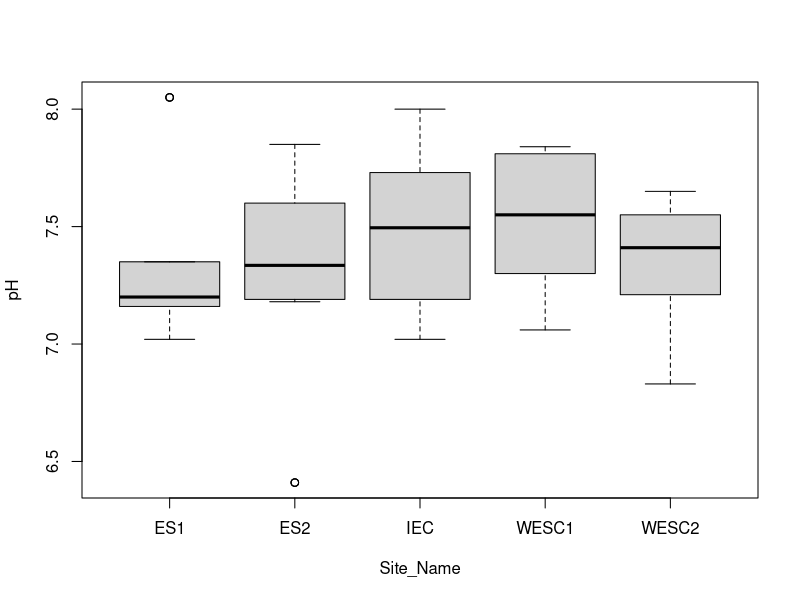

The R script that drew this image: (Note: this script raises an error after producing the figure.)
## ---- chunk 1
#for example:
2 + 2

#hint: in RStudio Cloud, click on the green triangle in the top right corner of this chunk, then look at the console below for the output!
## ---- chunk 2

getwd() #tells you current working directory information

###note that you must tell R to run (either through keyboard shortcuts or by clicking Run) each line of code or nothing will happen!!

## ---- chunk 3

Elwha_data <- read.csv("Elwha_estuary_water_quality_2006-2014.csv",check.names = F) #reading in our .csv
Elwha_data #look at the data frame you created
colnames(Elwha_data)

## ---- chunk 4
###THIS IS A BONUS SECTION--IF YOU DO NOT WANT TO ATTEMPT TO CLEAN THE DATA ON YOUR OWN, SKIP THIS CHUNK!###

colnames(Elwha_data)[colnames(Elwha_data) == "Nitrate + Nitrite concentration"] <- "Nitrate_Nitrite concentration" #rename column to remove +
colnames(Elwha_data)[colnames(Elwha_data) == "% Dissolved oxygen"] <- "Perc Dissolved oxygen" #rename column to remove %

names(Elwha_data) <- gsub(" ", "_", names(Elwha_data)) #replace spaces with underscores

Elwha_data[Elwha_data == "NS"] <- NA #replaces "NS", which stands for "no sample was collected" with NA, the correct syntax for R to recognize a missing value

Elwha_data <- Elwha_data[1:147,] #gets rid of a few extra, empty rows that were hanging around for no reason

Elwha_data$Phosphate_concentration <- as.numeric(Elwha_data$Phosphate_concentration)
Elwha_data$Nitrate_Nitrite_concentration <- as.numeric(Elwha_data$Nitrate_Nitrite_concentration)
Elwha_data$Ammonium_concentration <- as.numeric(Elwha_data$Ammonium_concentration)
Elwha_data$Salinity <- as.numeric(Elwha_data$Salinity)
Elwha_data$Temperature <- as.numeric(Elwha_data$Temperature)
Elwha_data$Turbidity <- as.numeric(Elwha_data$Turbidity)
Elwha_data$Dissolved_oxygen <- as.numeric(Elwha_data$Dissolved_oxygen)
Elwha_data$Perc_Dissolved_oxygen <- as.numeric(Elwha_data$Perc_Dissolved_oxygen)
Elwha_data$pH <- as.numeric(Elwha_data$pH)

## ---- chunk 5
###skip this chunk if you did the bonus section###
Elwha_data <- read.csv("cleaned_data.csv",check.names = T) #reading in our .csv
## ---- chunk 6

Elwha_data$Dam_Condition <- as.factor(Elwha_data$Dam_Condition) #the dollar sign helps us give R an absolute reference, similar to Excel syntax
Elwha_data$Site_Name <- as.factor(Elwha_data$Site_Name)

## ---- chunk 7

str(Elwha_data)

## ---- chunk 8
str(Elwha_data) #tells us about our data frame
Elwha_data[1:5,1:5] #lets us preview the first 5 rows and columns, respectively - [r,c], and the : between numbers means that you are looking at the continuous range between them, like what appears in Excel when you select consecutive cells. You could read it as "through," so that 1:5 would read 1 through 5.
## ---- chunk 9

mean_pH <- mean(Elwha_data$pH); mean_pH

## ---- chunk 10

mean_pH <- mean(Elwha_data$pH, na.rm = TRUE); mean_pH #remove rows within column with value NA

## ---- chunk 11

median(Elwha_data$pH, na.rm=TRUE)

## ---- chunk 12

#you can use a semi-colon to combine multiple commands to be more efficient
min(Elwha_data$pH, na.rm = TRUE); max(Elwha_data$pH, na.rm = TRUE)

## ---- chunk 13

sd_pH <- sd(Elwha_data$pH, na.rm = TRUE); sd_pH

## ---- chunk 14

mean_pH <- mean(Elwha_data$pH, na.rm = TRUE)
std_pH <-sd(Elwha_data$pH, na.rm = TRUE)
error <- qnorm(0.975)*std_pH/sqrt(147) #147 is the total number of observations (our n), which is found in the str() output
left <- mean_pH-error
right <- mean_pH+error
left; right

## ---- chunk 15

ttest <- t.test(pH~Dam_Condition, data=Elwha_data); ttest

## ---- chunk 16

during_dam <- subset(Elwha_data,Elwha_data$Dam_Condition=="During removal")
during_dam[1:5,1:5]

## ---- chunk 17

pH_ANOVA <- aov(pH~Site_Name, data=during_dam)
summarypH <- summary(pH_ANOVA); summarypH

## ---- chunk 18

plot(pH~Site_Name, data=during_dam)

## ---- chunk 19
chooseCRANmirror(ind=1)
install.packages("tidyverse",repos='http://cran.us.r-project.org')

library(tidyverse) #contains dplyr, plyr, and ggplot2, among others

for_aov_plot <- ddply(during_dam,~Site_Name,summarize,mean=mean(pH, na.rm=TRUE),sd=sd(pH, na.rm = TRUE))

for_aov_plot

plot <- ggplot(for_aov_plot, aes(x=Site_Name, y=mean)) + geom_bar(aes(fill=Site_Name),stat="identity", color="black", position=position_dodge()) + geom_errorbar(aes(ymin=mean-sd, ymax=mean+sd)) + labs(x="Sample Site",y="pH",fill="Sample Site")

plot

## ---- chunk 20

DO_pH_reg <- lm(Dissolved_oxygen~pH, data=Elwha_data)
DO_pH_reg
summaryDO <- summary(DO_pH_reg); summaryDO

## ---- chunk 21

plot(Dissolved_oxygen~pH, data=Elwha_data,xlab="pH", ylab="Dissolved oxygen (mg/L)") #the plot function doesn't use any special packages - it is in what we call base R; for units on Dissolved oxygen, we should check the metadata
abline(lm(Dissolved_oxygen~pH, data=Elwha_data)) #plots our regression line

## ---- chunk 22

P_NO3_cor <- cor.test(Elwha_data$Phosphate_concentration,Elwha_data$Nitrate_Nitrite_concentration,method="pearson",use = "complete.obs") #another way to reference the columns; use argument omits rows with NA values
P_NO3_cor

## ---- chunk 23

plot(Elwha_data$Phosphate_concentration~Elwha_data$Nitrate_Nitrite_concentration, xlab="Nitrate & Nitrite (micromolar)", ylab="Phosphate (micromolar)")
abline(lm(Elwha_data$Phosphate_concentration~Elwha_data$Nitrate_Nitrite_concentration))
